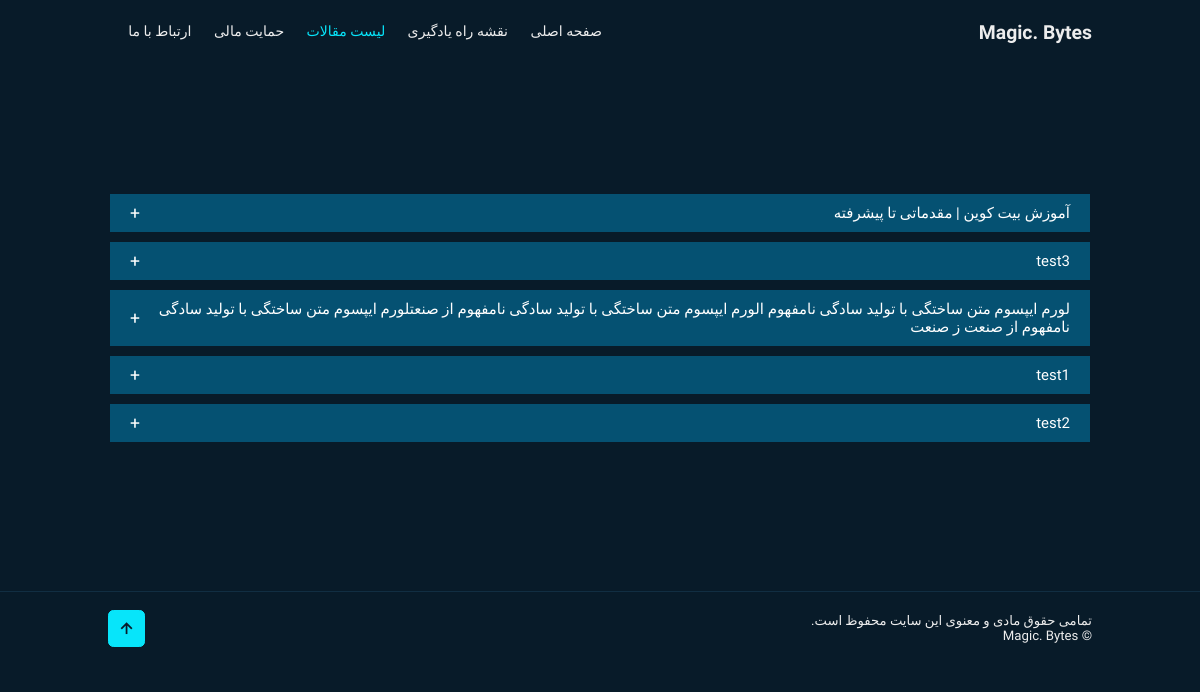
Screenshot of /article/list/ with the database file from the repository.
### article/models.py (models this page shows, shortened)
class ArticleCategory(models.Model):
    title = models.CharField(max_length=200, verbose_name="category title")
    url_title = models.CharField(max_length=200, unique=True, verbose_name="category url title")
    is_active = models.BooleanField(default=True, verbose_name="is active")
    created_at = models.DateTimeField(auto_now_add=True, verbose_name="created at", blank=True, null=True)
    priority = models.IntegerField(verbose_name="priority", blank=True, null=True)
    class Meta:
        verbose_name = "article category"
        verbose_name_plural = "article categories"

### article/views.py (the view)
# urls.py: path('list/', ArticleListView.as_view(), name='article-list-page'),
class ArticleListView(ListView):
    model = Article  # Specify the model for the ListView
    template_name = 'article/article-list.html'
    context_object_name = 'articles'  # Set the variable name for the list in the template
    def get_context_data(self, **kwargs):
        context = super().get_context_data(**kwargs)
        categories = ArticleCategory.objects.filter(is_active=True).order_by('priority')
        subcategories = ArticleSubCategory.objects.filter(is_active=True).order_by('priority')
        context['categories'] = categories
        context['subcategories'] = subcategories
        return context

### article/templates/article/article-list.html (shortened to what this page needs)
<!DOCTYPE html>
<html lang="fa" dir="rtl">
<head>
  <link rel="stylesheet" href="/static/css/style.css">
  <link href='https://unpkg.com/boxicons@2.1.4/css/boxicons.min.css' rel='stylesheet'>
</head>
<body>
  <header class="header">
    <a href="{% url 'index-page' %}" class="logo">Magic. Bytes</a>
    <nav class="navbar">
      <a href="{% url 'index-page' %}">صفحه اصلی</a>
      <a href="{% url 'article-list-page' %}">نقشه راه یادگیری</a>
      <a href="#" class="active">لیست مقالات</a>
      <a href="{% url 'support-page' %}">حمایت مالی</a>
      <a href="{% url 'about-us-page' %}">ارتباط با ما</a>
    </nav>
  </header>
  <section class="education" id="education">
    <div class="education-row">
      <div class="education-column">
        <div class="accordion">
           {% for category in categories %}
  {% if category.is_active %}
    <div class="contentBx">
      <div class="label">{{ category.title }}</div>
    </div>
  {% endif %}
{% endfor %}
        </div>
      </div>
    </div>
  </section>
  <footer class="footer">
    <div class="footer-text">
      <p>تمامی حقوق مادی و معنوی این سایت محفوظ است.  <br>
        &copy; Magic. Bytes</p>
    </div>
    <div class="footer-iconTop">
      <a href="#"><i class='bx bx-up-arrow-alt'></i></a>
    </div>
  </footer>
</body>
</html>

### static/css/style.css (style rules this page uses)
* { margin: 0; padding: 0; box-sizing: border-box; text-decoration: none; border: none; outline: 0; scroll-behavior: smooth; font-family: 'Vazirmatn', sans-serif; }
:root { --bg-color: #081b29; --second-bg-color: #112e42; --text-color: #ededed; --main-color: #07e5fa; }
html { font-size: 62.5%; overflow-x: hidden; }
body { background: var(--bg-color); color: var(--text-color); }
.header { position: fixed; top: 0; left: 0; width: 100%; padding: 2rem 9%; background-color: transparent; display: flex; justify-content: space-between; align-items: center; z-index: 100; transition: 0.3s; }
.logo { position: relative; font-size: 2.2rem; color: var(--text-color); font-weight: 600; margin-top: 3px; }
.navbar { position: relative; }
.navbar a { font-size: 1.6rem; color: var(--text-color); font-weight: 500; margin-left: 2.3rem; transition: 0.3s; }
.navbar a:hover, .navbar a.active { color: var(--main-color); }
section { min-height: 100vh; padding: 10rem 9% 2rem; }
.education { display: flex; justify-content: center; align-items: center; flex-direction: column; min-height: auto; padding-bottom: 5rem; }
.education .education-row { display: flex; flex-wrap: wrap; gap: 5rem; margin-top: 5rem; }
.education .education-column { flex: 1 1 40rem; }
.accordion { min-width: 85vw; margin-bottom: 12rem; margin-top: 7rem; }
.accordion .contentBx { position: relative; margin: 10px 20px; }
.accordion .contentBx .label { position: relative; padding: 10px; padding-right: 20px; padding-left: 40px; background: #055172; color: #fff; cursor: pointer; font-size: 1.7rem; }
.accordion .contentBx .label::before { content: '+'; position: absolute; top: 50%; left: 20px; transform: translateY(-50%); font-size: 2rem; }
.footer { display: flex; justify-content: space-between; align-items: center; flex-wrap: wrap; padding: 2rem 9%; background: var(--bg-color); border-top: 0.1rem solid var(--second-bg-color); }
.footer-text, .footer-iconTop { position: relative; }
.footer-text p { font-size: 1.5rem; }
.footer-iconTop a { position: relative; display: inline-flex; justify-content: center; align-items: center; padding: 0.8rem; background: var(--main-color); border: 0.2rem solid var(--main-color); border-radius: 0.6rem; z-index: 1; overflow: hidden; }
.footer-iconTop a::before { content: ''; position: absolute; top: 0; left: 0; width: 0; height: 100%; background: var(--second-bg-color) ; z-index: -1; transition: 0.5s; }
.footer-iconTop a i { font-size: 2.4rem; color: var(--bg-color); transition: 0.5s; }
@media (max-width: 1200px) { html { font-size: 55%; } }

### rows the page displays
ArticleCategory: title "آموزش بیت کوین | مقدماتی تا پیشرفته"
ArticleCategory: title "test3"
ArticleCategory: title "لورم ایپسوم متن ساختگی با تولید سادگی نامفهوم الورم ایپسوم متن ساختگی با تولید سادگی نامفهوم از صنعتلورم ایپسوم متن ساختگی با تولید سادگی نامفهوم از صنعت ز صنعت"
ArticleCategory: title "test1"
ArticleCategory: title "test2"
